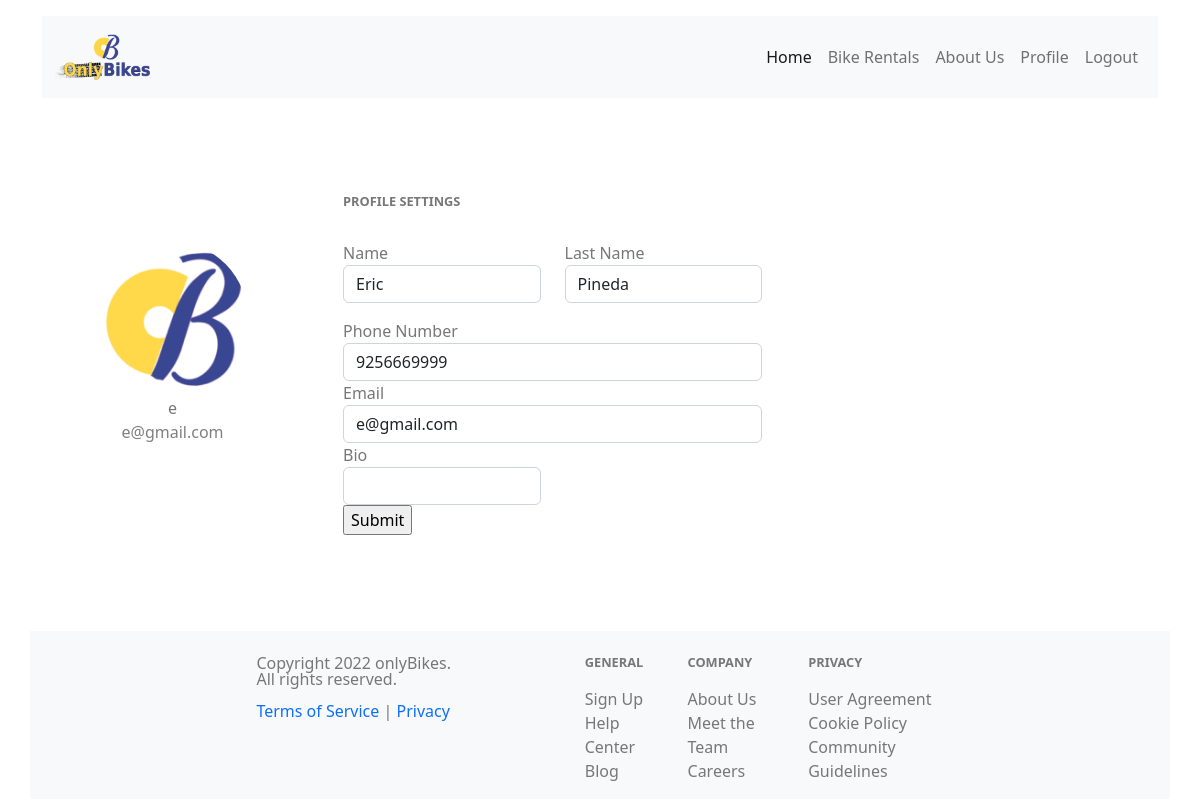
The page /profile/ (signed in) on the database as committed earlier.
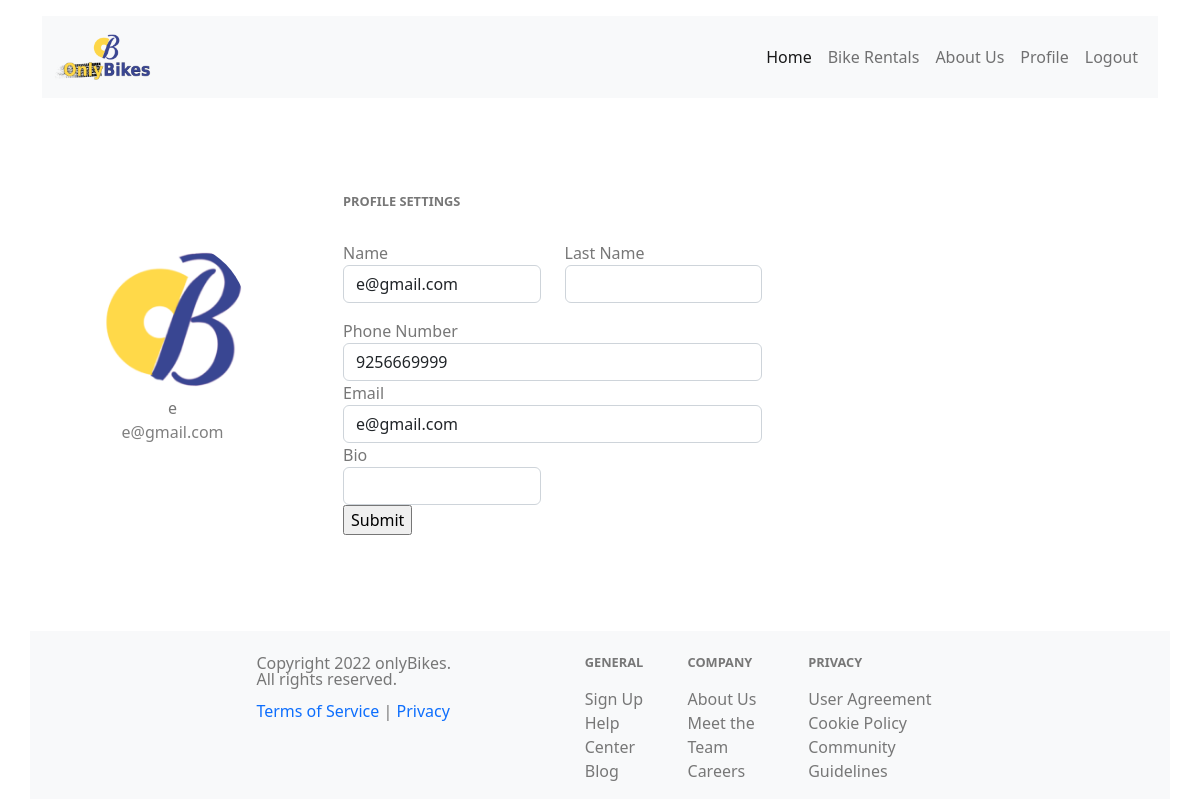
The same page on the database as committed later.
### onlyBikesApp/models.py (models this page shows)
class User(AbstractUser):
    profile_image = models.ImageField(default ='/default.png')
    bio = models.CharField(max_length=1000)
    bikes = models.ManyToManyField(BikeModel, blank=True)
    phone_number = models.CharField(max_length=10)
    REQUIRED_FIELDS = ['email', 'password']
    pass

### onlyBikesApp/views.py (the view)
# urls.py: path('profile/', views.profile, name ='profile'),
@login_required
def profile(request):
    return render(request, 'profile.html')

### onlyBikesApp/templates/profile.html (shortened to what this page needs)
{% extends 'layout/base.html' %}
{% load static %}
{% block header %}
<link rel="stylesheet" href="{% static 'css/show.css'%}">
{% endblock  %}
{% block body %}
<form action="update_profile/" method ="post">
<div class="container rounded bg-white mt-5 mb-5">
    <div class="row">
        <div class="col-md-3 border-right">
            <div class="d-flex flex-column align-items-center text-center p-3 py-5"><img class="rounded-circle mt-5" width="150px" src="{{user.profile_image.url}}" name=username><span class="font-weight-bold">{{user.username}}</span><span class="text-black-50">{{user.email}}</span></div>
        </div>
        <div class="col-md-5 border-right">
            <div class="p-3 py-5">
                <div class="d-flex justify-content-between align-items-center mb-3">
                    <h4 class="text-right">Profile Settings</h4>
                </div>
                <div class="row mt-2">
                    <div class="col-md-6"><label class="labels">Name</label><input type="text" class="form-control" placeholder="{{user.first_name}}" value="{{user.first_name}}" name="first"></div>
                    <div class="col-md-6"><label class="labels">Last Name</label><input type="text" class="form-control" value="{{user.last_name}}" placeholder="{{user.last_name}}" name="last"></div>
                </div>
                <di class="row mt-3">
                    <div class="col-md-12"><label class="labels">Phone Number</label><input type="text" class="form-control" placeholder="{{user.phone_number}}" value="{{user.phone_number}}" name="phone"></div>
                    <div class="col-md-12"><label class="labels">Email</label><input type="text" class="form-control" placeholder="{{user.email}}" value="{{user.email}}" name="email"></div>
                    <div class="col-md-6"><label class="labels">Bio</label><input type="text" class="form-control" value="{{user.bio}}" placeholder="{{user.bio}}" name="bio"></div>
                </di>
                <input type="submit" value="Submit">
            </div>
        </div>
    </div>
</div>
</form>
{% endblock  %}

### onlyBikesApp/templates/layout/base.html (shortened to what this page needs)
{% load static %}
<!DOCTYPE html>
<html lang="en">
<head>
    <link href="https://cdn.jsdelivr.net/npm/bootstrap@5.2.2/dist/css/bootstrap.min.css" rel="stylesheet">
    <link rel="stylesheet" href="{% static 'css/navbar.css'%}">
    <link rel="stylesheet" href="{% static 'css/base.css'%}">
    {% block header %}{% endblock  %}
</head>
<body class='d-flex flex-column vh-100'>
    {% include "partials/navbar.html" %}
    {% block body %}
    {% endblock %}
</body>
    {% include 'partials/footer.html'%}
</html>

### onlyBikesApp/templates/partials/navbar.html (shortened to what this page needs)
{% load static %}
<header class="container">
    <nav class="navbar navbar-expand-lg bg-light mt-3">
        <div class="container-fluid">
          <a class="navbar-brand" href="#">
            <img id="logo" src="{% static '/img/logo.png' %}" alt="">
          </a>
          <div class="links">
              <div class="collapse navbar-collapse" id="navbarSupportedContent">
                <ul class="navbar-nav me-auto mb-2 mb-lg-0">
                  <li class="nav-item">
                    <a class="nav-link active" aria-current="page" href="/">Home</a>
                  </li>
                  <li class="nav-item">
                    <a class="nav-link" aria-current="page" href="/index">Bike Rentals</a>
                  </li>
                  <li class="nav-item">
                    <a class="nav-link" href="#">About Us</a>
                  </li>
                  {% if not request.user.is_authenticated %}
                    <li class="nav-item">
                      <a class="nav-link" href="/login/auth0">Register</a>
                    </li>
                  {% else %}
                  <li class="nav-item">
                    <a class="nav-link" href="/profile">Profile</a>
                  </li>
                  <li class="nav-item">
                    <a class="nav-link" href="/logout">Logout</a>
                  </li>
                  {% endif %}
                </ul>
              </div>
          </div>
        </div>
      </nav>
</header>

### onlyBikesApp/templates/partials/footer.html
<footer class="container pt-4 d-flex justify-content-center" style="background-color: #f8f9fa;">
    <div class="row d-flex justify-content-between">
        <div class="col-5 footer-info">
            <p>Copyright 2022 onlyBikes. <br> All rights reserved.</p>
            <p>
                <a href="">Terms of Service</a> | <a href="">Privacy</a>
            </p>
        </div>
        <div class="col-7 d-flex flex-row">
            <ul style="list-style: none;">
                <li><h4>General</h4></li>
                <li>Sign Up</li>
                <li>Help Center</li>
                <li>Blog</li>
            </ul>
            <ul style="list-style: none;">
                <li><h4>Company</h4></li>
                <li>About Us</li>
                <li>Meet the Team</li>
                <li>Careers</li>
            </ul>
            <ul style="list-style: none;">
                <li><h4>Privacy</h3></li>
                <li>User Agreement</li>
                <li>Cookie Policy</li>
                <li>Community Guidelines</li>
            </ul>
        </div>
    </div>
</footer>

### onlyBikesApp/static/css/navbar.css (style rules this page uses)
nav { display: flex; }
#logo { height: 3.5rem; }

### onlyBikesApp/static/css/base.css (style rules this page uses)
body { color: #777; box-sizing: border-box; }
p { line-height: 1rem; margin-bottom: 1rem; }
h4 { font-size: 0.8rem; font-weight: bold; text-transform: uppercase; margin-bottom: 1rem; }
a { text-decoration: none; }

Rows that differ between the two databases and show on the page:
changed User "e@gmail.com": first "Eric" → "e@gmail.com"; last "Pineda" → (not shown)
